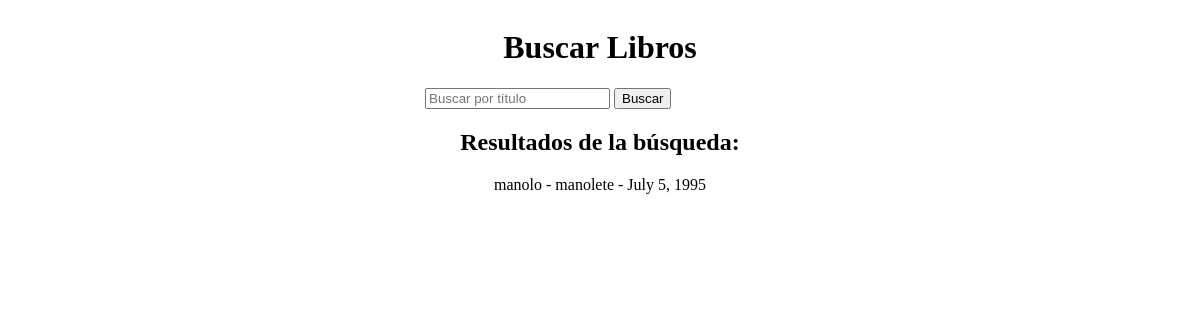
Page /libros/libros/buscar/ on the earlier database version.
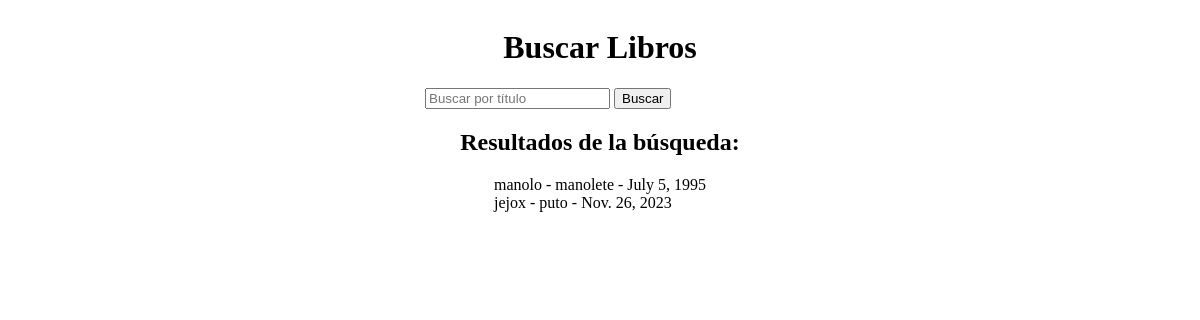
Same page on the later database version.
### ejemplolibros/models.py (models this page shows, shortened)
class Libro(models.Model):
    titulo = models.CharField(max_length=100)
    autor = models.CharField(max_length=50)
    publicacion = models.DateField()
    unidades_disponibles = models.IntegerField(default=0)
    precio = models.DecimalField(max_digits=8, decimal_places=2, default=0.00)

### ejemplolibros/views.py (the view)
# urls.py: path('libros/buscar/', buscar_libros, name='buscar_libros'),
def buscar_libros(request):
    query = request.GET.get('q', '')  # Obtiene el término de búsqueda de la URL
    libros = Libro.objects.filter(titulo__icontains=query)  # Realiza la búsqueda
    return render(request, 'libros/buscar_libros.html', {'libros': libros, 'query': query})

### templates/libros/buscar_libros.html (shortened to what this page needs)
<!DOCTYPE html>
<html>
<head>
    {% load static %}
    <link rel="stylesheet" type="text/css" href="{% static 'css/style.css' %}">
</head>
<body>
    <h1>Buscar Libros</h1>
    <form method="GET" action="{% url 'buscar_libros' %}">
        <input type="text" name="q" value="{{ query }}" placeholder="Buscar por título">
        <button type="submit">Buscar</button>
    </form>
    {% if libros %}
        <h2>Resultados de la búsqueda:</h2>
        {% for libro in libros %}
            {{ libro.titulo }} - {{ libro.autor }} - {{ libro.publicacion }}<br>
        {% endfor %}
    {% else %}
        <p>No se encontraron resultados para la búsqueda.</p>
    {% endif %}
</body>
</html>

Differences in the rows shown:
added Libro: titulo "jejox", autor "puto", publicacion "Nov. 26, 2023"
